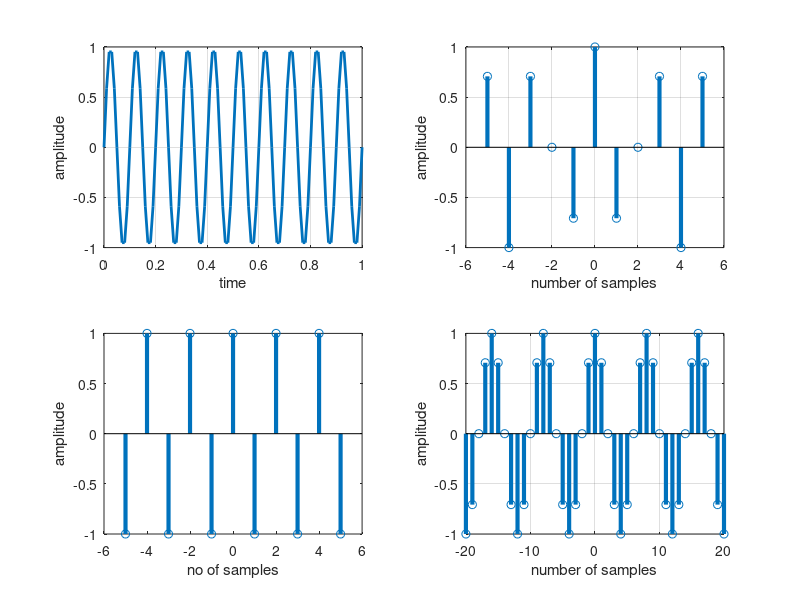

Reproduce this figure in MATLAB.
% Nikunj Purohit(Sampling and Quantization)
close all;
clc;
t=0:0.01:1; %Time Vector
fm=10; %Message (Input) signal amplitude 
Am=1; %(Input) signal amplitude
x=Am*sin(2*pi*fm*t); %Message signal
subplot(2,2,1);
plot(t,x, 'Linewidth',2);
xlabel('time');
ylabel('amplitude');
grid;
n1=-5:1:5;
fs1=1.6*fm;
fs2=2*fm;
fs3=8*fm;
x1=Am*cos(2*pi*fm/fs1*n1);
subplot(2,2,2);
stem(n1,x1,'Linewidth',3); 
xlabel('number of samples');
ylabel('amplitude');
grid on;
n2=-5:1:5;
x2=cos(2*pi*fm/fs2*n2);
subplot(2,2,3);
stem(n2,x2, 'Linewidth',3);
xlabel('no of samples');
ylabel('amplitude');
hold on;
n3=-20:1:20;
x3=cos(2*pi*fm/fs3*n3);
subplot(2,2,4); stem (n3,x3, 'Linewidth',3);
hold on;
xlabel('number of samples');
ylabel('amplitude');
grid;